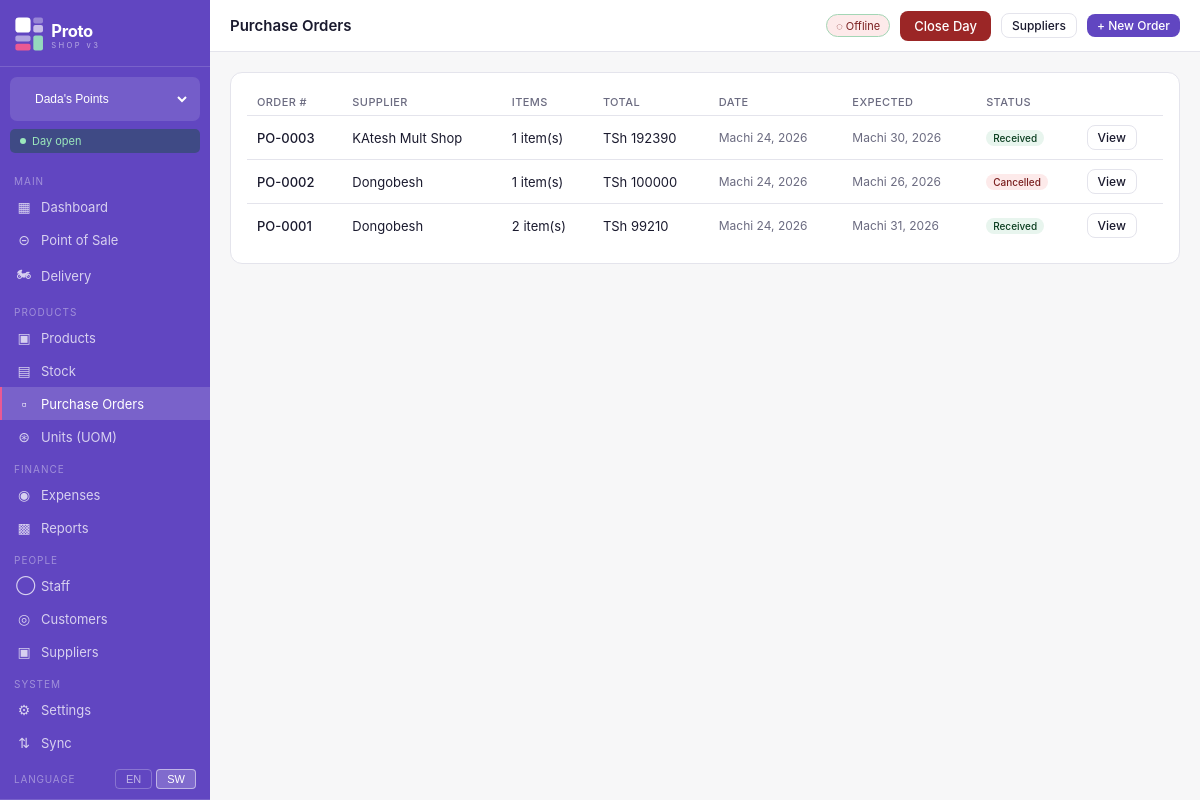
The page /purchases/ (signed in) on the database its author committed.
### shops/models.py (models this page shows, shortened)
class Shop(models.Model):
    SHOP_TYPE_CHOICES = [
        ('handbags', 'Handbags'),
        ('hair', 'Hair Products'),
        ('home', 'Home Supplies'),
        ('other', 'Other'),
    ]
    name = models.CharField(max_length=100)
    shop_type = models.CharField(max_length=20, choices=SHOP_TYPE_CHOICES)
    address = models.TextField(blank=True)
    phone = models.CharField(max_length=20, blank=True)
    is_active = models.BooleanField(default=True)
    created_at = models.DateTimeField(auto_now_add=True)
    class Meta:
        ordering = ['name']

class UserShopAccess(models.Model):
    ROLE_CHOICES = [
        ('owner', 'Owner'),
        ('admin', 'Admin'),
        ('cashier', 'Cashier'),
    ]
    user = models.ForeignKey(User, on_delete=models.CASCADE, related_name='shop_access')
    shop = models.ForeignKey(Shop, on_delete=models.CASCADE, related_name='user_access')
    role = models.CharField(max_length=20, choices=ROLE_CHOICES, default='cashier')
    is_active = models.BooleanField(default=True)
    class Meta:
        unique_together = ('user', 'shop')

### purchases/models.py (models this page shows, shortened)
class PurchaseOrder(models.Model):
    STATUS_CHOICES = [
        ('draft',     'Draft'),
        ('confirmed', 'Confirmed - Sent to Supplier'),
        ('in_transit','In Transit'),
        ('arrived',   'Arrived - Pending Inspection'),
        ('partial',   'Partially Received'),
        ('received',  'Fully Received'),
        ('cancelled', 'Cancelled'),
    ]
    order_number  = models.CharField(max_length=20, unique=True, blank=True)
    shop          = models.ForeignKey(Shop, on_delete=models.CASCADE, related_name='purchase_orders')
    supplier      = models.ForeignKey(Supplier, on_delete=models.CASCADE, related_name='orders')
    status        = models.CharField(max_length=15, choices=STATUS_CHOICES, default='draft')
    order_date    = models.DateField(auto_now_add=True)
    expected_date = models.DateField(null=True, blank=True)
    arrived_date  = models.DateField(null=True, blank=True)
    received_date = models.DateField(null=True, blank=True)
    notes         = models.TextField(blank=True)
    internal_notes = models.TextField(blank=True)
    subtotal = models.DecimalField(max_digits=14, decimal_places=2, default=0)
    total    = models.DecimalField(max_digits=14, decimal_places=2, default=0)
    created_by = models.ForeignKey(User, on_delete=models.SET_NULL, null=True, related_name='created_orders')
    confirmed_by = models.ForeignKey(User, on_delete=models.SET_NULL, null=True, blank=True, related_name='confirmed_orders')
    received_by  = models.ForeignKey(User, on_delete=models.SET_NULL, null=True, blank=True, related_name='received_orders')
    synced = models.BooleanField(default=False)
    created_at = models.DateTimeField(auto_now_add=True)
    updated_at = models.DateTimeField(auto_now=True)
    class Meta:
        ordering = ['-created_at']

class Supplier(models.Model):
    name = models.CharField(max_length=150)
    phone = models.CharField(max_length=20, blank=True)
    email = models.EmailField(blank=True)
    address = models.TextField(blank=True)
    notes = models.TextField(blank=True)
    is_active = models.BooleanField(default=True)
    created_at = models.DateTimeField(auto_now_add=True)

### purchases/views.py (the view)
# urls.py: path('', views.order_list, name='list'),
@login_required
def order_list(request):
    shop = get_current_shop(request)
    if not shop:
        return redirect('shop_select')
    from django.core.paginator import Paginator
    orders = PurchaseOrder.objects.filter(shop=shop).select_related(
        'supplier', 'created_by').prefetch_related('items')
    status_filter = request.GET.get('status', '')
    if status_filter:
        orders = orders.filter(status=status_filter)
    paginator = Paginator(orders, 20)
    page_obj  = paginator.get_page(request.GET.get('page'))
    return render(request, 'purchases/list.html', {
        'orders': page_obj, 'page_obj': page_obj,
        'shop': shop,
        'status_filter': status_filter,
        'status_choices': PurchaseOrder.STATUS_CHOICES,
    })

### purchases/views.py (called while the page is built)
def get_current_shop(request):
    shop_id = request.session.get('current_shop_id')
    return Shop.objects.filter(id=shop_id).first() if shop_id else None

### shops/models.py (called while the page is built)
    @property
    def is_open(self):
        return self.status == 'open'

### templates/purchases/list.html (shortened to what this page needs)
{% extends "base.html" %}
{% block page_title %}Purchase Orders{% endblock %}
{% block topbar_actions %}
  <a href="{% url 'purchases:suppliers' %}" class="btn btn-outline btn-sm">Suppliers</a>
  <a href="{% url 'purchases:create' %}" class="btn btn-primary btn-sm">+ New Order</a>
{% endblock %}
{% block content %}
<div class="card">
  <div class="table-wrap">
    <table>
      <thead><tr><th>Order #</th><th>Supplier</th><th>Items</th><th>Total</th><th>Date</th><th>Expected</th><th>Status</th><th></th></tr></thead>
      <tbody>
        {% for o in orders %}
        <tr>
          <td style="font-weight:500">{{ o.order_number }}</td>
          <td>{{ o.supplier.name }}</td>
          <td>{{ o.items.count }} item(s)</td>
          <td>TSh {{ o.total|floatformat:0 }}</td>
          <td style="color:#6b6b80;font-size:12px">{{ o.order_date }}</td>
          <td style="color:#6b6b80;font-size:12px">{{ o.expected_date|default:"-" }}</td>
          <td>
            {% if o.status == 'received' %}<span class="badge badge-green">Received</span>
            {% elif o.status == 'partial' %}<span class="badge badge-amber">Partial</span>
            {% elif o.status == 'sent' %}<span class="badge badge-purple">Sent</span>
            {% elif o.status == 'cancelled' %}<span class="badge badge-red">Cancelled</span>
            {% else %}<span class="badge badge-gray">Draft</span>{% endif %}
          </td>
          <td><a href="{% url 'purchases:detail' o.pk %}" class="btn btn-outline btn-sm">View</a></td>
        </tr>
        {% empty %}
        <tr><td colspan="8" style="text-align:center;padding:28px;color:#6b6b80">No purchase orders yet. <a href="{% url 'purchases:create' %}">Create one</a></td></tr>
        {% endfor %}
      </tbody>
    </table>
  </div>
</div>
{% endblock %}

### templates/base.html (shortened to what this page needs)
<!DOCTYPE html>
<html lang="en">
<head>
  <link rel="stylesheet" href="/static/css/proto.css">
</head>
<body>
<div class="app-layout">
  <aside class="sidebar">
    <div class="sidebar-logo">
      <a href="{% url 'dashboard' %}" style="display:flex;align-items:center;padding:2px 0;">
        <img src="/static/img/logo-white.svg" alt="Proto v3" style="height:36px;width:auto;">
      </a>
    </div>
    {% if all_accessible_shops %}
    <form method="post" action="{% url 'switch_shop' %}" class="shop-switcher">
      <select name="shop_id" onchange="this.form.submit()">
        {% for access in all_accessible_shops %}
          <option value="{{ access.shop.id }}"
            {% if access.shop.id == current_shop.id %}selected{% endif %}>
            {{ access.shop.name }}
          </option>
        {% endfor %}
      </select>
    </form>
    {% endif %}
    <div class="day-badge {% if day_is_open %}day-open{% else %}day-closed{% endif %}">
      <span class="day-dot"></span>
      {% if day_is_open %}Day open{% else %}Day closed{% endif %}
    </div>
    <nav class="sidebar-nav">
      <div class="nav-section">Main</div>
      <a href="{% url 'dashboard' %}" class="nav-item {% if request.resolver_match.url_name == 'dashboard' %}active{% endif %}">
        <span class="nav-icon">&#9638;</span> Dashboard
      </a>
      <a href="{% url 'pos:index' %}" class="nav-item {% if 'pos' in request.resolver_match.namespace %}active{% endif %}">
        <span class="nav-icon">&#8861;</span> Point of Sale
      </a>
      <a href="{% url 'delivery:board' %}" class="nav-item {% if request.resolver_match.namespace == 'delivery' %}active{% endif %}">
        <span class="nav-icon">&#127949;</span> Delivery
      </a>
      <div class="nav-section">Products</div>
      <a href="{% url 'products:list' %}" class="nav-item {% if request.resolver_match.namespace == 'products' %}active{% endif %}">
        <span class="nav-icon">&#9635;</span> Products
      </a>
      <a href="{% url 'stock:list' %}" class="nav-item {% if request.resolver_match.namespace == 'stock' %}active{% endif %}">
        <span class="nav-icon">&#9636;</span> Stock
      </a>
      <a href="{% url 'purchases:list' %}" class="nav-item {% if request.resolver_match.namespace == 'purchases' %}active{% endif %}">
        <span class="nav-icon">&#9643;</span> Purchase Orders
      </a>
      <a href="{% url 'units:list' %}" class="nav-item {% if request.resolver_match.namespace == 'units' %}active{% endif %}">
        <span class="nav-icon">&#8859;</span> Units (UOM)
      </a>
      <div class="nav-section">Finance</div>
      <a href="{% url 'expenses:list' %}" class="nav-item {% if request.resolver_match.namespace == 'expenses' %}active{% endif %}">
        <span class="nav-icon">&#9673;</span> Expenses
      </a>
      <a href="{% url 'reports:dashboard' %}" class="nav-item {% if request.resolver_match.namespace == 'reports' %}active{% endif %}">
        <span class="nav-icon">&#9641;</span> Reports
      </a>
      <div class="nav-section">People</div>
      <a href="{% url 'staff:list' %}" class="nav-item {% if request.resolver_match.namespace == 'staff' %}active{% endif %}">
        <span class="nav-icon">&#9711;</span> Staff
      </a>
      <a href="{% url 'customers:list' %}" class="nav-item {% if request.resolver_match.namespace == 'customers' %}active{% endif %}">
        <span class="nav-icon">&#9678;</span> Customers
      </a>
      <a href="{% url 'purchases:suppliers' %}" class="nav-item {% if request.resolver_match.url_name == 'suppliers' or request.resolver_match.url_name == 'supplier_create' %}active{% endif %}">
        <span class="nav-icon">&#9635;</span> Suppliers
      </a>
      <div class="nav-section">System</div>
      <a href="{% url 'settings:index' %}" class="nav-item {% if request.resolver_match.namespace == 'settings' %}active{% endif %}">
        <span class="nav-icon">&#9881;</span> Settings
      </a>
      <a href="{% url 'sync_engine:dashboard' %}" class="nav-item {% if request.resolver_match.namespace == 'sync_engine' %}active{% endif %}">
        <span class="nav-icon">&#8645;</span> Sync
      </a>
      <div class="nav-lang">
        <span class="nav-lang-label">Language</span>
        <div class="nav-lang-btns">
          <form method="post" action="{% url 'settings:change_language' %}" style="display:inline">
            <button type="submit" class="lang-btn {% if request.LANGUAGE_CODE == 'en' %}lang-active{% endif %}">EN</button>
          </form>
          <form method="post" action="{% url 'settings:change_language' %}" style="display:inline">
            <button type="submit" class="lang-btn {% if request.LANGUAGE_CODE != 'en' %}lang-active{% endif %}">SW</button>
          </form>
        </div>
      </div>
    </nav>
  </aside>
  <div class="main-area">
    <header class="topbar">
      <div class="topbar-left">
        <h1 class="page-title">{% block page_title %}Dashboard{% endblock %}</h1>
      </div>
      <div class="topbar-right">
        <span class="sync-badge" id="sync-indicator" title="Click to sync">&#9679; Online</span>
        {% if day_is_open %}
          <a href="#" class="btn btn-danger" onclick="showCloseDayModal(); return false;">Close Day</a>
        {% else %}
          <a href="#" class="btn btn-success" onclick="showOpenDayModal(); return false;">Open Day</a>
        {% endif %}
        {% block topbar_actions %}{% endblock %}
      </div>
    </header>
    <main class="page-content">
      {% block content %}{% endblock %}
    </main>
  </div>
</div>
</body>
</html>

### rows shown on the page
Shop: shop_id "Dada's Points"
PurchaseOrder: order_number "PO-0003", supplier.name "KAtesh Mult Shop", items.count "1", total "192390", order_date "Machi 24, 2026", expected_date "Machi 30, 2026", status "Received"
PurchaseOrder: order_number "PO-0002", supplier.name "Dongobesh", items.count "1", total "100000", order_date "Machi 24, 2026", expected_date "Machi 26, 2026", status "Cancelled"
PurchaseOrder: order_number "PO-0001", supplier.name "Dongobesh", items.count "2", total "99210", order_date "Machi 24, 2026", expected_date "Machi 31, 2026", status "Received"
